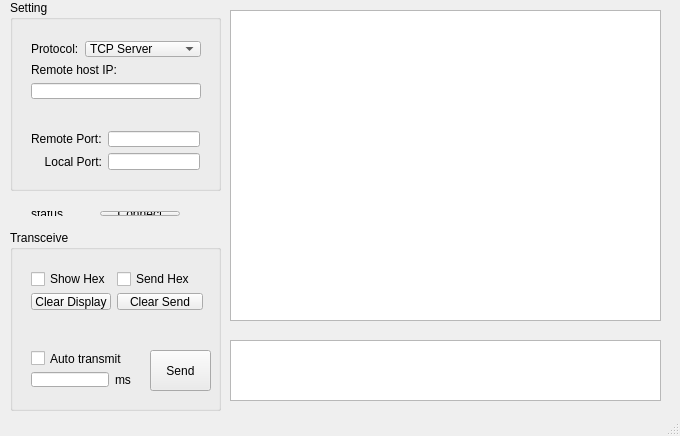
<?xml version="1.0" encoding="UTF-8"?>
<ui version="4.0">
 <class>MainWindow</class>
 <widget class="QMainWindow" name="MainWindow">
  <property name="geometry">
   <rect>
    <x>0</x>
    <y>0</y>
    <width>680</width>
    <height>436</height>
   </rect>
  </property>
  <property name="windowTitle">
   <string>MainWindow</string>
  </property>
  <widget class="QWidget" name="centralWidget">
   <widget class="QTextEdit" name="Receive_window_TextEdit">
    <property name="geometry">
     <rect>
      <x>230</x>
      <y>10</y>
      <width>431</width>
      <height>311</height>
     </rect>
    </property>
   </widget>
   <widget class="QTextEdit" name="transmit_window_TextEdit">
    <property name="geometry">
     <rect>
      <x>230</x>
      <y>340</y>
      <width>431</width>
      <height>61</height>
     </rect>
    </property>
   </widget>
   <widget class="QPushButton" name="Send_Btn">
    <property name="geometry">
     <rect>
      <x>150</x>
      <y>350</y>
      <width>61</width>
      <height>41</height>
     </rect>
    </property>
    <property name="text">
     <string>Send</string>
    </property>
   </widget>
   <widget class="QGroupBox" name="Transceive_GroupBox">
    <property name="geometry">
     <rect>
      <x>10</x>
      <y>230</y>
      <width>211</width>
      <height>181</height>
     </rect>
    </property>
    <property name="title">
     <string>Transceive</string>
    </property>
   </widget>
   <widget class="QGroupBox" name="Setting_GroupBox">
    <property name="geometry">
     <rect>
      <x>10</x>
      <y>0</y>
      <width>211</width>
      <height>191</height>
     </rect>
    </property>
    <property name="title">
     <string>Setting</string>
    </property>
   </widget>
   <widget class="QWidget" name="layoutWidget">
    <property name="geometry">
     <rect>
      <x>20</x>
      <y>120</y>
      <width>191</width>
      <height>61</height>
     </rect>
    </property>
    <layout class="QFormLayout" name="formLayout">
     <property name="labelAlignment">
      <set>Qt::AlignRight|Qt::AlignTrailing|Qt::AlignVCenter</set>
     </property>
     <item row="0" column="0">
      <widget class="QLabel" name="Remote_Port_Label">
       <property name="text">
        <string>Remote Port:</string>
       </property>
      </widget>
     </item>
     <item row="0" column="1">
      <widget class="QLineEdit" name="Remote_Port_LineEdit">
       <property name="enabled">
        <bool>true</bool>
       </property>
       <property name="inputMask">
        <string/>
       </property>
      </widget>
     </item>
     <item row="1" column="0">
      <widget class="QLabel" name="Local_Port_Label">
       <property name="text">
        <string>Local Port:</string>
       </property>
       <property name="alignment">
        <set>Qt::AlignRight|Qt::AlignTrailing|Qt::AlignVCenter</set>
       </property>
      </widget>
     </item>
     <item row="1" column="1">
      <widget class="QLineEdit" name="Local_Port_lineEdit"/>
     </item>
    </layout>
   </widget>
   <widget class="QWidget" name="layoutWidget">
    <property name="geometry">
     <rect>
      <x>20</x>
      <y>30</y>
      <width>192</width>
      <height>81</height>
     </rect>
    </property>
    <layout class="QFormLayout" name="formLayout_2">
     <item row="0" column="0">
      <widget class="QLabel" name="Protocol_Label">
       <property name="font">
        <font>
         <family>Ubuntu</family>
        </font>
       </property>
       <property name="text">
        <string>Protocol:</string>
       </property>
      </widget>
     </item>
     <item row="0" column="1">
      <widget class="QComboBox" name="Protocol_ComboBox">
       <item>
        <property name="text">
         <string>TCP Server</string>
        </property>
       </item>
       <item>
        <property name="text">
         <string>TCP_Client</string>
        </property>
       </item>
       <item>
        <property name="text">
         <string>UDP</string>
        </property>
       </item>
      </widget>
     </item>
     <item row="1" column="0" colspan="2">
      <widget class="QLabel" name="Remote_IP_Label">
       <property name="text">
        <string>Remote host IP:</string>
       </property>
      </widget>
     </item>
     <item row="2" column="0" colspan="2">
      <widget class="QLineEdit" name="Remote_IP_LineEdit"/>
     </item>
    </layout>
   </widget>
   <widget class="QWidget" name="layoutWidget">
    <property name="geometry">
     <rect>
      <x>20</x>
      <y>200</y>
      <width>171</width>
      <height>27</height>
     </rect>
    </property>
    <layout class="QHBoxLayout" name="horizontalLayout">
     <item>
      <widget class="QLabel" name="Status_Label">
       <property name="text">
        <string>status</string>
       </property>
      </widget>
     </item>
     <item>
      <widget class="QPushButton" name="Connect_Btn">
       <property name="text">
        <string>Connect</string>
       </property>
      </widget>
     </item>
    </layout>
   </widget>
   <widget class="QWidget" name="layoutWidget">
    <property name="geometry">
     <rect>
      <x>20</x>
      <y>260</y>
      <width>194</width>
      <height>61</height>
     </rect>
    </property>
    <layout class="QFormLayout" name="formLayout_3">
     <item row="0" column="0">
      <widget class="QCheckBox" name="HEX_Display_CheckBox">
       <property name="text">
        <string>Show Hex</string>
       </property>
      </widget>
     </item>
     <item row="0" column="1">
      <widget class="QCheckBox" name="HEX_Transmit_CheckBox">
       <property name="text">
        <string>Send Hex</string>
       </property>
      </widget>
     </item>
     <item row="1" column="0">
      <widget class="QPushButton" name="Clear_Display_PushButton">
       <property name="text">
        <string>Clear Display</string>
       </property>
      </widget>
     </item>
     <item row="1" column="1">
      <widget class="QPushButton" name="Clear_Transmit_PushButton">
       <property name="text">
        <string>Clear Send</string>
       </property>
      </widget>
     </item>
    </layout>
   </widget>
   <widget class="QWidget" name="layoutWidget">
    <property name="geometry">
     <rect>
      <x>20</x>
      <y>340</y>
      <width>122</width>
      <height>58</height>
     </rect>
    </property>
    <layout class="QVBoxLayout" name="verticalLayout">
     <item>
      <widget class="QCheckBox" name="Auto_Transmit_CheckBox">
       <property name="text">
        <string>Auto transmit</string>
       </property>
      </widget>
     </item>
     <item>
      <layout class="QHBoxLayout" name="horizontalLayout_2">
       <item>
        <widget class="QLineEdit" name="lineEdit"/>
       </item>
       <item>
        <widget class="QLabel" name="label">
         <property name="text">
          <string>ms</string>
         </property>
        </widget>
       </item>
      </layout>
     </item>
    </layout>
   </widget>
  </widget>
  <widget class="QStatusBar" name="statusBar"/>
 </widget>
 <layoutdefault spacing="6" margin="11"/>
 <resources/>
 <connections/>
</ui>
